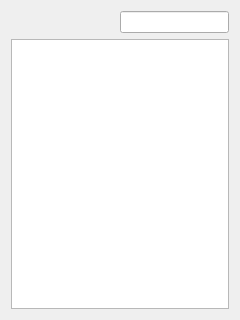
<?xml version="1.0" encoding="UTF-8"?>
<ui version="4.0">
 <class>spotsSelectionWidget</class>
 <widget class="QWidget" name="spotsSelectionWidget">
  <property name="geometry">
   <rect>
    <x>0</x>
    <y>0</y>
    <width>240</width>
    <height>320</height>
   </rect>
  </property>
  <property name="windowTitle">
   <string>Spots</string>
  </property>
  <layout class="QVBoxLayout" name="verticalLayout_2">
   <item>
    <layout class="QVBoxLayout" name="verticalLayout">
     <item>
      <layout class="QHBoxLayout" name="horizontalLayout">
       <item>
        <spacer name="horizontalSpacer">
         <property name="orientation">
          <enum>Qt::Horizontal</enum>
         </property>
         <property name="sizeHint" stdset="0">
          <size>
           <width>40</width>
           <height>20</height>
          </size>
         </property>
        </spacer>
       </item>
       <item>
        <widget class="QLineEdit" name="searchField"/>
       </item>
      </layout>
     </item>
     <item>
      <widget class="QTableView" name="tableview">
       <property name="toolTip">
        <string>Spots Selected</string>
       </property>
      </widget>
     </item>
    </layout>
   </item>
  </layout>
 </widget>
 <resources/>
 <connections/>
</ui>
